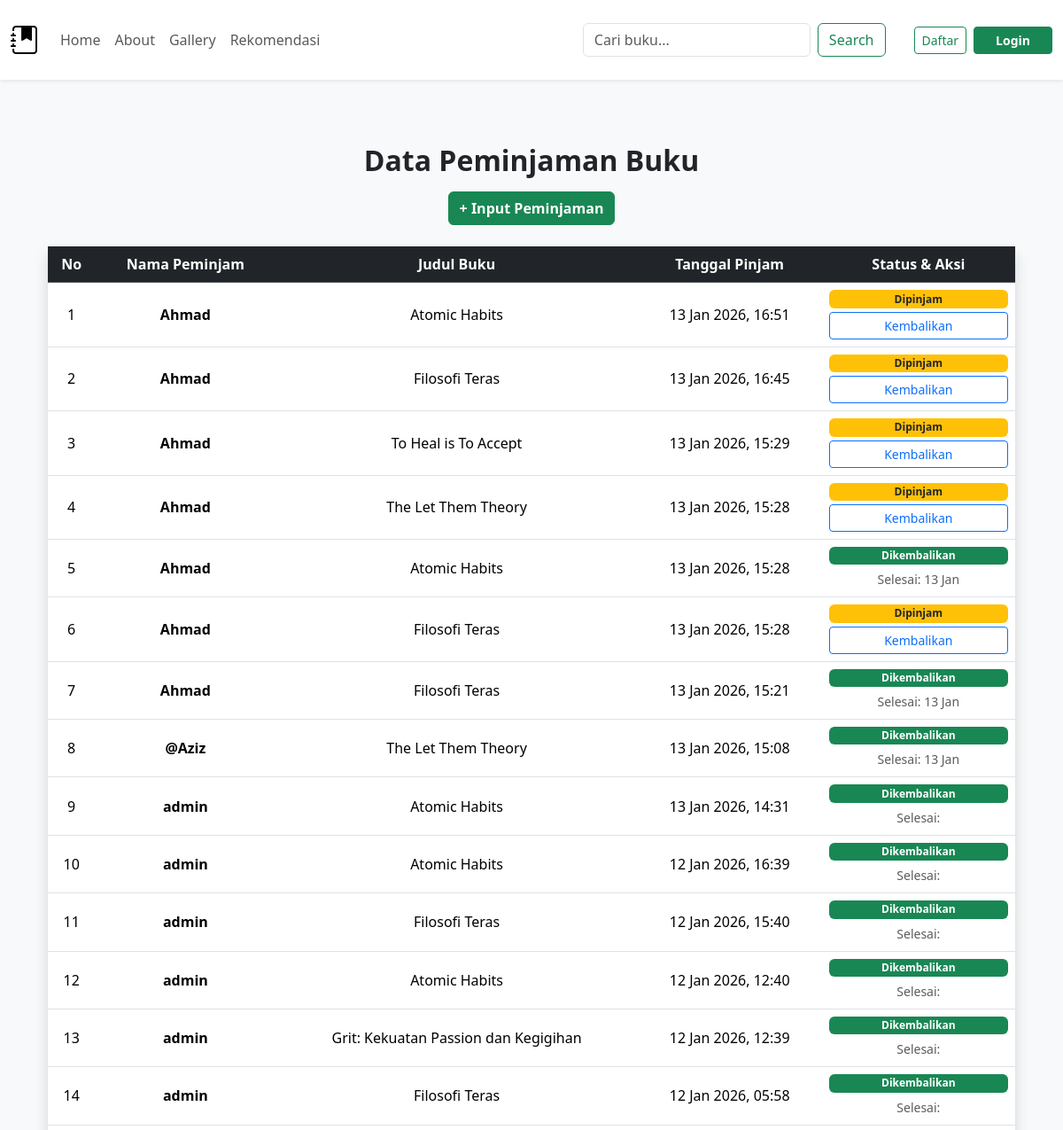
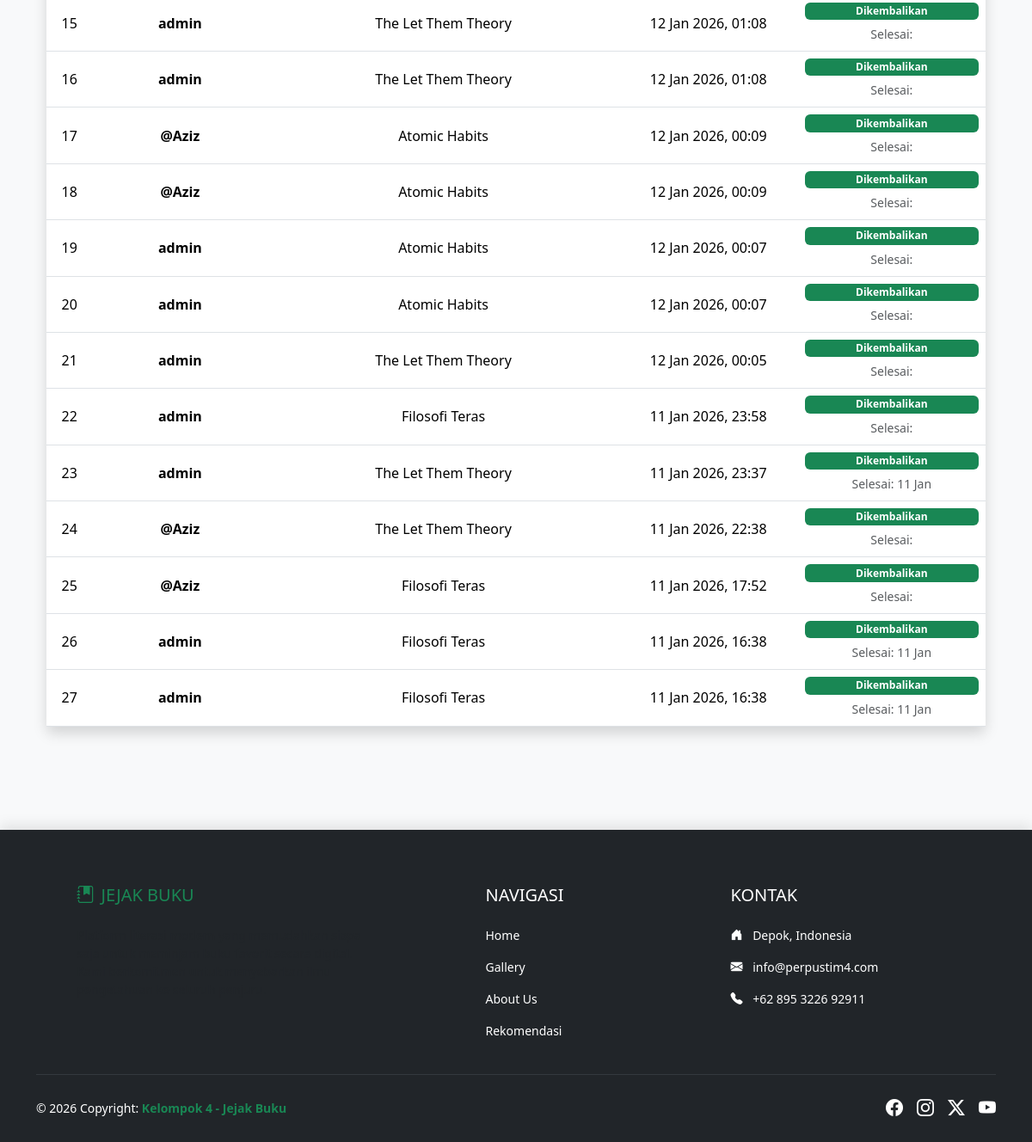
The app's page /peminjaman/ with its own data (2 pictures, top to bottom).
### perpustakaan/models.py (models this page shows, shortened)
class Peminjaman(models.Model):
    user = models.ForeignKey(User, on_delete=models.CASCADE)
    buku = models.ForeignKey(Buku, on_delete=models.CASCADE)
    tanggal_pinjam = models.DateTimeField(auto_now_add=True)
    tanggal_kembali = models.DateTimeField(null=True, blank=True)
    status = models.CharField(max_length=20, default='Dipinjam') # Dipinjam / Dikembalikan

class Buku(models.Model):
    judul = models.CharField(max_length=200)
    penulis = models.CharField(max_length=100)
    deskripsi = models.TextField()
    cover = models.ImageField(upload_to='covers/', null=True, blank=True)
    tanggal_input = models.DateTimeField(auto_now_add=True)
    stok = models.IntegerField(default=1)

### perpustakaan/views.py (the view)
# urls.py: path('peminjaman/', views.daftar_peminjaman, name='daftar_peminjaman'),
def daftar_peminjaman(request):
    data_pinjam = Peminjaman.objects.all().order_by('-tanggal_pinjam')
    return render(request, 'daftar_peminjaman.html', {'data_pinjam': data_pinjam})

### perpustakaan/templates/daftar_peminjaman.html (shortened to what this page needs)
{% extends 'index.html' %}
{% block content %}
<div class="container py-5">
    <div class="text-center mb-4">
        <h2 class="fw-bold">Data Peminjaman Buku</h2>
        <div class="d-flex justify-content-center gap-2 mt-3">
            <a href="{% url 'tambah_peminjaman' %}" class="btn btn-success fw-bold">
                + Input Peminjaman
            </a>
        </div>
    </div>
    <div class="card shadow border-0">
        <div class="table-responsive">
            <table class="table table-hover align-middle mb-0">
                <thead class="table-dark text-center">
                    <tr>
                        <th>No</th>
                        <th>Nama Peminjam</th>
                        <th>Judul Buku</th>
                        <th>Tanggal Pinjam</th>
                        <th style="width: 20%;">Status & Aksi</th>
                    </tr>
                </thead>
                <tbody class="text-center">
                    {% for p in data_pinjam %}
                    <tr>
                        <td>{{ forloop.counter }}</td>
                        <td><strong>{{ p.user.username }}</strong></td>
                        <td>{{ p.buku.judul }}</td>
                        <td>{{ p.tanggal_pinjam|date:"d M Y, H:i" }}</td>
                        <td>
                            {% if p.status == 'Dipinjam' %}
                                <span class="badge bg-warning text-dark mb-1 d-block">{{ p.status }}</span>
                                <a href="{% url 'kembalikan_buku' p.id %}" class="btn btn-sm btn-outline-primary w-100">Kembalikan</a>
                            {% else %}
                                <span class="badge bg-success mb-1 d-block">{{ p.status }}</span>
                                <span class="text-muted small">Selesai: {{ p.tanggal_kembali|date:"d M" }}</span>
                            {% endif %}
                        </td>
                    </tr>
                    {% empty %}
                    <tr>
                        <td colspan="5" class="text-center py-4">Belum ada data peminjaman.</td>
                    </tr>
                    {% endfor %}
                </tbody>
            </table>
        </div>
    </div>
</div>
{% endblock %}

### perpustakaan/templates/index.html (shortened to what this page needs)
{% load static %}
<!doctype html>
<html lang="id">
<head>
    <link rel="stylesheet" href="{% static 'css/bootstrap.min.css' %}">
    <link rel="stylesheet" href="https://cdn.jsdelivr.net/npm/bootstrap-icons@1.11.3/font/bootstrap-icons.min.css">
</head>
<body>
    {% include 'menu.html' %}
    <main class="py-4">
        <div class="container">
            {% block content %}
            {% endblock %}
        </div>
    </main>
    {% include 'footer.html' %}
</body>
</html>

### perpustakaan/templates/menu.html (shortened to what this page needs)
<nav class="navbar navbar-expand-lg navbar-light bg-white shadow-sm py-3">
    <div class="container-fluid">
<a class="navbar-brand fw-bold" href="{% url 'home' %}">
    <i class="bi bi-journal-bookmark-fill fs-2"></i>
</a>
        <div class="collapse navbar-collapse" id="navbarSupportedContent">
            <ul class="navbar-nav me-auto mb-2 mb-lg-0">
                <li class="nav-item">
                    <a class="nav-link {% if request.resolver_match.url_name == 'home' %}active{% endif %}" href="{% url 'home' %}">Home</a>
                </li>
                <li class="nav-item">
                    <a class="nav-link {% if request.resolver_match.url_name == 'about' %}active{% endif %}" href="{% url 'about' %}">About</a>
                </li>
                <li class="nav-item">
                    <a class="nav-link {% if request.resolver_match.url_name == 'gallery' %}active{% endif %}" href="{% url 'gallery' %}">Gallery</a>
                </li>
                <li class="nav-item">
    <a class="nav-link {% if request.resolver_match.url_name == 'rekomendasi' %}active fw-bold text-success{% endif %}" href="{% url 'rekomendasi' %}">Rekomendasi</a>
</li>
            </ul>
    <div class="d-lg-flex align-items-center">
        <form class="d-flex me-lg-3 mb-2 mb-lg-0" role="search" action="{% url 'gallery' %}" method="GET">
            <input
                class="form-control me-2"
                type="search"
                name="q"
                placeholder="Cari buku..."
                value="{{ request.GET.q }}"
            >
            <button class="btn btn-outline-success" type="submit">Search</button>
        </form>
        <div class="d-flex align-items-center border-lg-start ps-lg-3">
            {% if user.is_authenticated %}
                <a href="{% url 'profile' %}" class="btn btn-outline-success btn-sm px-3 rounded-pill w-100">
                    <i class="bi bi-person-fill"></i> Akun Saya
                </a>
           {% else %}
        <a href="{% url 'register' %}" class="btn btn-outline-success btn-sm me-2">Daftar</a>
        <a href="{% url 'login' %}" class="btn btn-success btn-sm px-4 fw-bold">Login</a>
    {% endif %}
        </div>
    </div>
        </div>
    </div>
</nav>

### perpustakaan/templates/footer.html (shortened to what this page needs)
<footer class="bg-dark text-white pt-5 pb-4 mt-5">
    <div class="container">
        <div class="row text-md-start text-center">
            <div class="col-md-4 col-lg-4 col-xl-4 mx-auto mt-3">
                <h5 class="text-uppercase mb-4 font-weight-bold text-success">
                    <i class="bi bi-journal-bookmark-fill me-2"></i>Jejak Buku
                </h5>
                <p class="small text-muted">
                </p>
            </div>
            <div class="col-md-2 col-lg-2 col-xl-2 mx-auto mt-3">
                <h5 class="text-uppercase mb-4 font-weight-bold">Navigasi</h5>
                <p class="small"><a href="{% url 'home' %}" class="text-white text-decoration-none hover-link">Home</a></p>
                <p class="small"><a href="{% url 'gallery' %}" class="text-white text-decoration-none hover-link">Gallery</a></p>
                <p class="small"><a href="{% url 'about' %}" class="text-white text-decoration-none hover-link">About Us</a></p>
                <p class="small"><a class="nav-link {% if request.resolver_match.url_name == 'rekomendasi' %}active fw-bold text-success{% endif %}" href="{% url 'rekomendasi' %}">Rekomendasi</a></p>
            </div>
            <div class="col-md-4 col-lg-3 col-xl-3 mx-auto mt-3 text-md-start">
                <h5 class="text-uppercase mb-4 font-weight-bold">Kontak</h5>
                <p class="small"><i class="bi bi-house-door-fill me-2"></i> Depok, Indonesia</p>
                <p class="small"><i class="bi bi-envelope-fill me-2"></i> info@perpustim4.com</p>
                <p class="small"><i class="bi bi-telephone-fill me-2"></i> +62 895 3226 92911</p>
            </div>
        </div>
        <hr class="mb-4 mt-4 border-secondary">
        <div class="row align-items-center">
            <div class="col-md-7 col-lg-8 text-md-start text-center">
                <p class="small mb-0">© 2026 Copyright:
                    <a href="#" class="text-success text-decoration-none fw-bold">Kelompok 4 - Jejak Buku</a>
                </p>
            </div>
            <div class="col-md-5 col-lg-4 text-md-end text-center mt-3 mt-md-0">
                <div class="d-inline-flex gap-3">
                    <a href="#" class="text-white"><i class="bi bi-facebook fs-5"></i></a>
                    <a href="#" class="text-white"><i class="bi bi-instagram fs-5"></i></a>
                    <a href="#" class="text-white"><i class="bi bi-twitter-x fs-5"></i></a>
                    <a href="#" class="text-white"><i class="bi bi-youtube fs-5"></i></a>
                </div>
            </div>
        </div>
    </div>
</footer>

### perpustakaan/templates/index.html (style rules this page uses)
body { overflow-x: hidden; background-color: #f8f9fa; }

### perpustakaan/templates/footer.html (style rules this page uses)
footer { box-shadow: 0 -5px 15px rgba(0, 0, 0, 0.1); }

### records on screen
Peminjaman: user.username "Ahmad", buku.judul "Atomic Habits", tanggal_pinjam "13 Jan 2026, 16:51", status "Dipinjam"
Peminjaman: user.username "Ahmad", buku.judul "Filosofi Teras", tanggal_pinjam "13 Jan 2026, 16:45", status "Dipinjam"
Peminjaman: user.username "Ahmad", buku.judul "To Heal is To Accept", tanggal_pinjam "13 Jan 2026, 15:29", status "Dipinjam"
Peminjaman: user.username "Ahmad", buku.judul "The Let Them Theory", tanggal_pinjam "13 Jan 2026, 15:28", status "Dipinjam"
Peminjaman: user.username "Ahmad", buku.judul "Atomic Habits", tanggal_pinjam "13 Jan 2026, 15:28", status "Dikembalikan", tanggal_kembali "13 Jan"
Peminjaman: user.username "Ahmad", buku.judul "Filosofi Teras", tanggal_pinjam "13 Jan 2026, 15:28", status "Dipinjam"
Peminjaman: user.username "Ahmad", buku.judul "Filosofi Teras", tanggal_pinjam "13 Jan 2026, 15:21", status "Dikembalikan", tanggal_kembali "13 Jan"
Peminjaman: user.username "@Aziz", buku.judul "The Let Them Theory", tanggal_pinjam "13 Jan 2026, 15:08", status "Dikembalikan", tanggal_kembali "13 Jan"
Peminjaman: user.username "admin", buku.judul "Atomic Habits", tanggal_pinjam "13 Jan 2026, 14:31", status "Dikembalikan"
Peminjaman: user.username "admin", buku.judul "Atomic Habits", tanggal_pinjam "12 Jan 2026, 16:39", status "Dikembalikan"
Peminjaman: user.username "admin", buku.judul "Filosofi Teras", tanggal_pinjam "12 Jan 2026, 15:40", status "Dikembalikan"
Peminjaman: user.username "admin", buku.judul "Atomic Habits", tanggal_pinjam "12 Jan 2026, 12:40", status "Dikembalikan"
Peminjaman: user.username "admin", buku.judul "Grit: Kekuatan Passion dan Kegigihan", tanggal_pinjam "12 Jan 2026, 12:39", status "Dikembalikan"
Peminjaman: user.username "admin", buku.judul "Filosofi Teras", tanggal_pinjam "12 Jan 2026, 05:58", status "Dikembalikan"
Peminjaman: user.username "admin", buku.judul "The Let Them Theory", tanggal_pinjam "12 Jan 2026, 01:08", status "Dikembalikan"
Peminjaman: user.username "admin", buku.judul "The Let Them Theory", tanggal_pinjam "12 Jan 2026, 01:08", status "Dikembalikan"
Peminjaman: user.username "@Aziz", buku.judul "Atomic Habits", tanggal_pinjam "12 Jan 2026, 00:09", status "Dikembalikan"
Peminjaman: user.username "@Aziz", buku.judul "Atomic Habits", tanggal_pinjam "12 Jan 2026, 00:09", status "Dikembalikan"
Peminjaman: user.username "admin", buku.judul "Atomic Habits", tanggal_pinjam "12 Jan 2026, 00:07", status "Dikembalikan"
Peminjaman: user.username "admin", buku.judul "Atomic Habits", tanggal_pinjam "12 Jan 2026, 00:07", status "Dikembalikan"
Peminjaman: user.username "admin", buku.judul "The Let Them Theory", tanggal_pinjam "12 Jan 2026, 00:05", status "Dikembalikan"
Peminjaman: user.username "admin", buku.judul "Filosofi Teras", tanggal_pinjam "11 Jan 2026, 23:58", status "Dikembalikan"
Peminjaman: user.username "admin", buku.judul "The Let Them Theory", tanggal_pinjam "11 Jan 2026, 23:37", status "Dikembalikan", tanggal_kembali "11 Jan"
Peminjaman: user.username "@Aziz", buku.judul "The Let Them Theory", tanggal_pinjam "11 Jan 2026, 22:38", status "Dikembalikan"
Peminjaman: user.username "@Aziz", buku.judul "Filosofi Teras", tanggal_pinjam "11 Jan 2026, 17:52", status "Dikembalikan"
Peminjaman: user.username "admin", buku.judul "Filosofi Teras", tanggal_pinjam "11 Jan 2026, 16:38", status "Dikembalikan", tanggal_kembali "11 Jan"
Peminjaman: user.username "admin", buku.judul "Filosofi Teras", tanggal_pinjam "11 Jan 2026, 16:38", status "Dikembalikan", tanggal_kembali "11 Jan"
